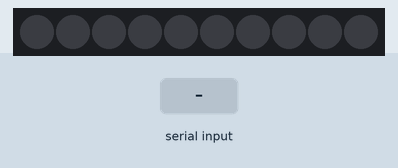
Simulated run of this sketch. Board: Arduino Uno, built with avr-gcc and run on an emulated ATmega328P. Parts: 10 RGB LEDs in strip order, left to right. Inputs (shaded band) come from the test bench.

Above: at 1.2 s.
1.3 s: byte 30 received over Serial
At 2.2 s:
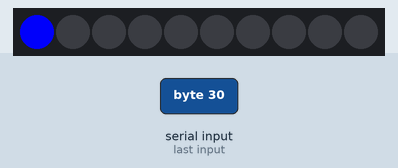
2.8 s: byte 90 received over Serial
At 3.4 s:
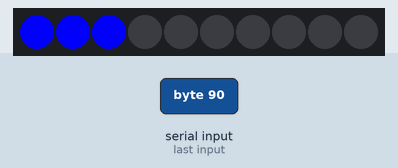
4.3 s: byte 120 received over Serial
At 5.7 s:
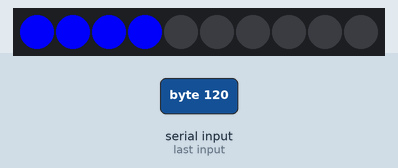
Timing chart, 0 to 7.3 s (numbered marks = the images above; inputs shaded):
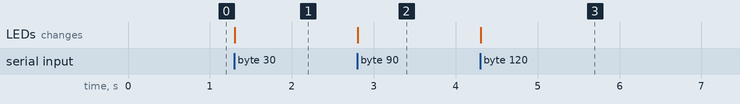

Measured:
- after the input at 1.3 s, the LEDs: change at once (image 1)
- after the input at 2.8 s, the LEDs: change at once (image 2)
- after the input at 4.3 s, the LEDs: change at once (image 3)

The sketch:

arduinoLEDstrip.ino
```cpp
#include "LPD8806.h"
#include "SPI.h"

// Number of RGB LEDs in strand:
int nLEDs = 10;

// Chose 2 pins for output; can be any valid output pins:
int dataPin  = 2;
int clockPin = 3;

// First parameter is the number of LEDs in the strand.
// Next two parameters are SPI data and clock pins:
LPD8806 strip = LPD8806(nLEDs, dataPin, clockPin);

uint32_t curColor;
uint32_t noColor;

void setup() {
    // Start up the LED strip
    strip.begin();
    Serial.begin(9600);

    curColor = strip.Color(0,   0,   120);      // set to blue
    noColor = strip.Color(0,   0,   0);         // set to off

    // Update strip to 'off'
    for (int i = 0; i < nLEDs; i++) {
        strip.setPixelColor(i, noColor);
    }
    strip.show();
}

void loop() {
    if (Serial.available()) {
        // read the most recent byte (which will be from 0 to 255):
        byte value = Serial.read();
        setLEDBar(value);
    }
}

// Fill the dots progressively along the strip.
void setLEDBar(byte value) {
    int barHeight = int(map(value, 0, 255, 0, nLEDs));

    int i;
    for (i=0; i < barHeight; i++) {
        strip.setPixelColor(i, curColor);
    }
    for (i = barHeight; i < nLEDs; i++) {
        strip.setPixelColor(i, noColor);
    }

    strip.show();   // update LED strip
}
```
